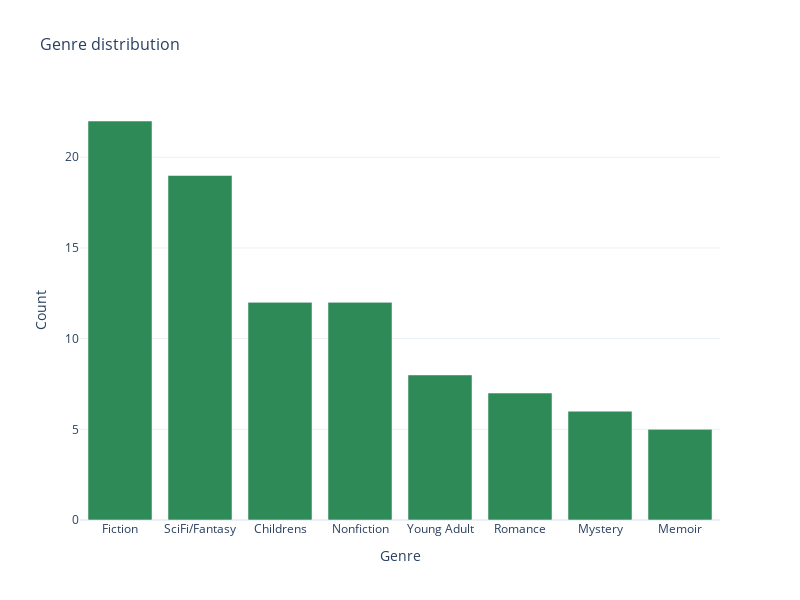

Write notebook code for a chart like this one.
### Markdown cell above
### 4.2.1 Genre distribution

### Code cell
create_vertical_bar_plot(sales_total, 'genre')

### Figure 1 — Plotly figure (JSON) as saved in the notebook; plotly's stock layout.template omitted (floating-point values rounded to 4 significant figures)
{"data": [{"hovertemplate": "Genre=%{x}<br>Count=%{y}<extra></extra>", "legendgroup": "", "marker": {"color": "seagreen", "pattern": {"shape": ""}}, "name": "", "orientation": "v", "showlegend": false, "textposition": "auto", "type": "bar", "x": ["Fiction", "SciFi/Fantasy", "Childrens", "Nonfiction", "Young Adult", "Romance", "Mystery", "Memoir"], "xaxis": "x", "y": [22, 19, 12, 12, 8, 7, 6, 5], "yaxis": "y"}], "layout": {"barmode": "relative", "height": 600, "legend": {"tracegroupgap": 0}, "title": {"font": {"size": 16}, "text": "Genre distribution"}, "width": 800, "xaxis": {"anchor": "y", "domain": [0, 1], "title": {"text": "Genre"}}, "yaxis": {"anchor": "x", "domain": [0, 1], "title": {"text": "Count"}}}}
